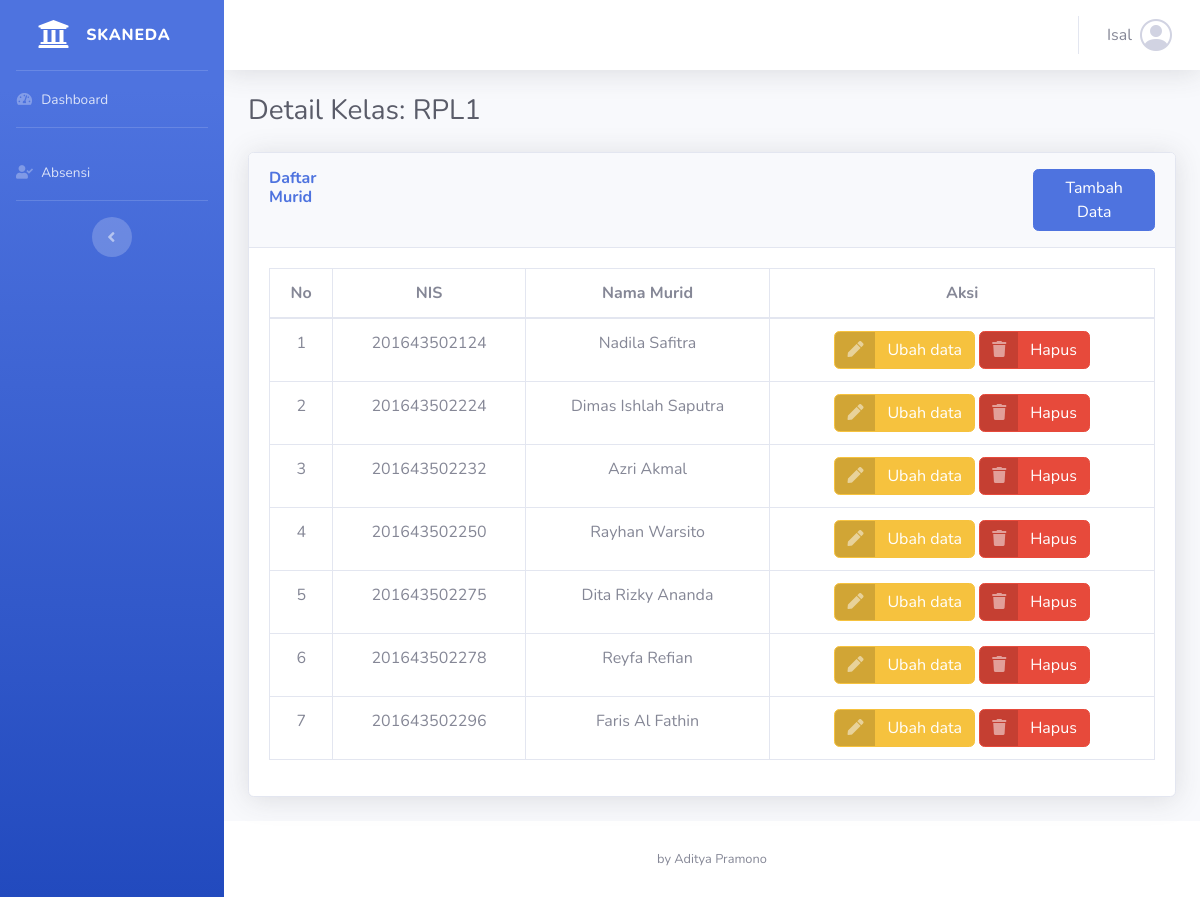
Page /detail_kelas.php?id_kelas=1 (signed in) on the committed database.
### tables this page shows
CREATE TABLE `kelas` (
  `id_kelas` int NOT NULL,
  `nama_kelas` varchar(30) NOT NULL,
  `id_guru` varchar(11) NOT NULL
);

CREATE TABLE `siswa` (
  `nis` varchar(15) NOT NULL,
  `nama` varchar(30) NOT NULL,
  `jk` enum('Pria','Wanita') NOT NULL,
  `tgl_lahir` date NOT NULL,
  `alamat` varchar(255) NOT NULL,
  `id_kelas` varchar(11) NOT NULL
);

### detail_kelas.php (the view, shortened to what this page needs)
<?php
include "koneksi.php";
if (isset($_GET['id_kelas'])) {
    $id_kelas = $_GET['id_kelas'];
    $query_kelas = mysqli_query($koneksi, "SELECT * FROM kelas WHERE id_kelas = '$id_kelas'");
    $data_kelas = mysqli_fetch_assoc($query_kelas);
    $nama_kelas = $data_kelas['nama_kelas'];
    $query_murid = mysqli_query($koneksi, "SELECT * FROM siswa WHERE id_kelas = '$id_kelas'");
    ?>
    <!DOCTYPE html>
    <html lang="en">
    <head>
        <link href="vendor/fontawesome-free/css/all.min.css" rel="stylesheet" type="text/css">
        <link href="css/sb-admin-2.min.css" rel="stylesheet">
        <link href="vendor/datatables/dataTables.bootstrap4.min.css" rel="stylesheet">
        <link rel="stylesheet" href="https://cdn.jsdelivr.net/npm/bootstrap-icons@1.11.3/font/bootstrap-icons.min.css">
    </head>
    <body id="page-top">
        <div id="wrapper">
            <?php include "./sidebar.php"; ?>
            <div id="content-wrapper" class="d-flex flex-column">
                <div id="content">
                    <?php include "./navbar.php" ?>
                    <div class="container-fluid">
                        <h1 class="h3 mb-4 text-gray-800">Detail Kelas:
                            <?= $nama_kelas; ?>
                        </h1>
                        <div class="card shadow mb-4">
                            <div class="card-header py-3 d-flex" style="gap: 670px">
                                <h6 class="m-0 font-weight-bold text-primary">Daftar Murid</h6>
                                <button class="btn btn-primary text-white">
                                    <a href="tambah_siswa.php" class="text-white">Tambah Data</a>
                                </button>
                            </div>
                            <div class="card-body">
                                <div class="table-responsive">
                                    <table class="table table-bordered" id="dataTable" width="100%" cellspacing="0">
                                        <thead>
                                            <tr align="center">
                                                <th>No</th>
                                                <th>NIS</th>
                                                <th>Nama Murid</th>
                                                <th>Aksi</th>
                                            </tr>
                                        </thead>
                                        <tbody align="center">
                                            <?php
                                            $i = 1;
                                            while ($data_murid = mysqli_fetch_array($query_murid)) {
                                                $nis = $data_murid["nis"];
                                                $nama_murid = $data_murid["nama"];
                                                ?>
                                                <tr>
                                                    <td>
                                                        <?= $i++; ?>
                                                    </td>
                                                    <td>
                                                        <?= $nis; ?>
                                                    </td>
                                                    <td>
                                                        <?= $nama_murid; ?>
                                                    </td>
                                                    <td>
                                                        <a href="ubah_siswa.php?nis=<?php echo $nis; ?>"
                                                            class="btn btn-warning btn-icon-split">
                                                            <span class="icon text-white-50">
                                                                <i class="fas fa-pen"></i>
                                                            </span>
                                                            <span class="text">Ubah data</span>
                                                        </a>
                                                        <a href="hapus_siswa.php?nis=<?php echo $nis; ?>"
                                                            class="btn btn-danger btn-icon-split"
                                                            onclick="return confirm('Apakah Anda yakin ingin menghapus siswa ini?')">
                                                            <span class="icon text-white-50">
                                                                <i class="fas fa-trash"></i>
                                                            </span>
                                                            <span class="text">Hapus</span>
                                                        </a>
                                                    </td>
                                                </tr>
                                            <?php } ?>
                                        </tbody>
                                    </table>
                                </div>
                            </div>
                        </div>
                    </div>
                </div>
                <?php include "./footer.php"; ?>
            </div>
        </div>
    </body>
    </html>
    <?php
} else {
    header("Location: lihatkelas.php");
    exit;
}
?>

### rows in the picture
kelas: nama_kelas "RPL1"
siswa: nis "201643502124", nama "Nadila Safitra"
siswa: nis "201643502224", nama "Dimas Ishlah Saputra"
siswa: nis "201643502232", nama "Azri Akmal"
siswa: nis "201643502250", nama "Rayhan Warsito"
siswa: nis "201643502275", nama "Dita Rizky Ananda"
siswa: nis "201643502278", nama "Reyfa Refian"
siswa: nis "201643502296", nama "Faris Al Fathin"

### other values in the picture
$guru_name "Isal"
